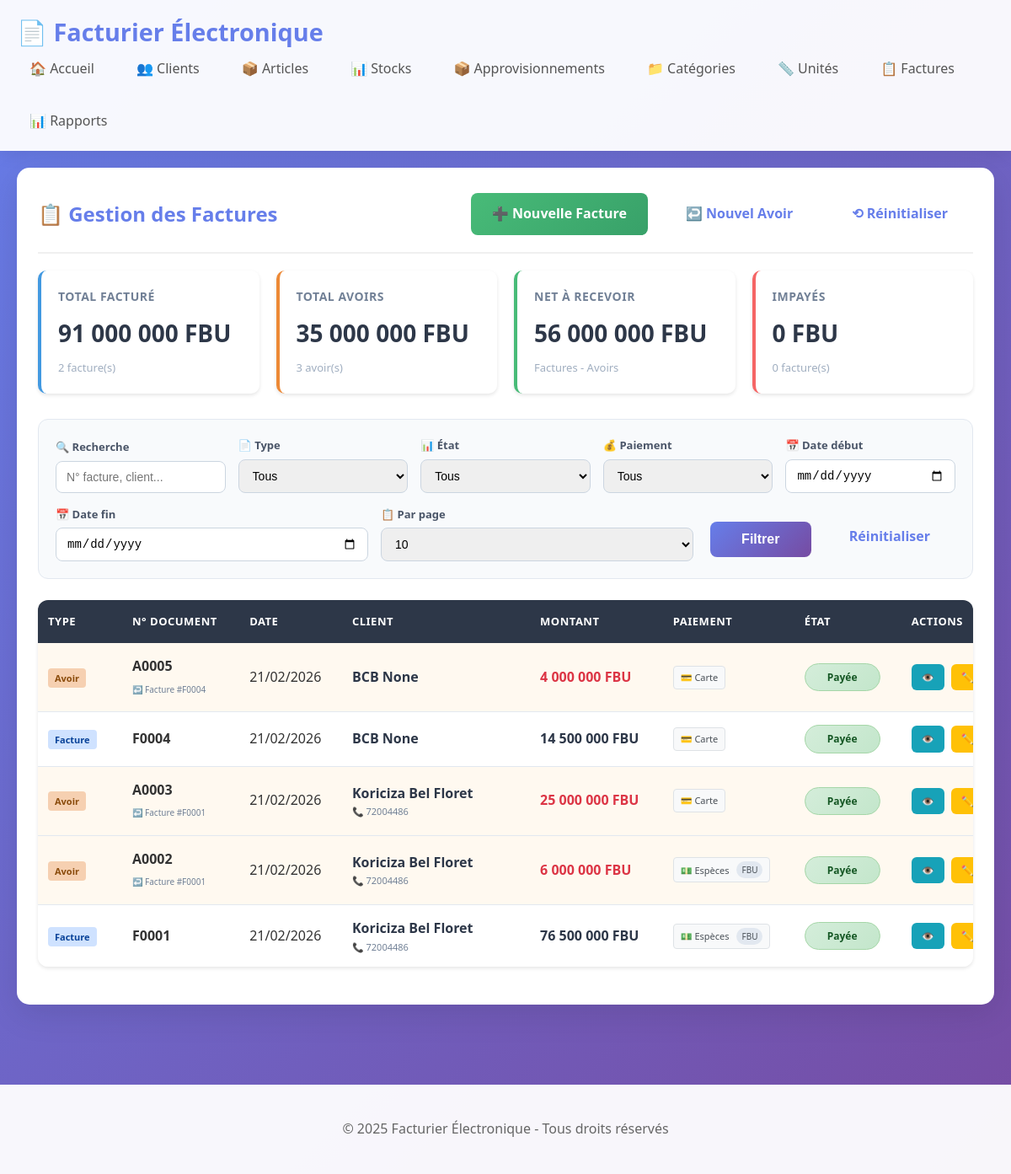
Screenshot of /factures with the database file from the repository.
### models.py (models this page shows, shortened)
class Facture(db.Model):
    __tablename__ = 'factures'
    id = db.Column(db.Integer, primary_key=True)
    numero = db.Column(db.String(20), unique=True)
    client_id = db.Column(db.Integer, db.ForeignKey('clients.id'))
    date_creation = db.Column(db.DateTime, default=datetime.utcnow)
    type_document = db.Column(db.String(20), default='facture')
    facture_originale_id = db.Column(db.Integer, db.ForeignKey('factures.id'), nullable=True)
    facture_originale = db.relationship('Facture', remote_side=[id], backref='avoirs')
    devise = db.Column(db.String(10), nullable=True)
    paiement = db.Column(db.String(50))
    etat = db.Column(db.String(50), default='En attente')
    total = db.Column(db.Float, default=0)
    notes = db.Column(db.Text)
    client = db.relationship('Client', back_populates='factures')
    lignes = db.relationship('LigneFacture', backref='facture', lazy=True, cascade='all, delete-orphan')

class Client(db.Model):
    __tablename__ = 'clients'
    id = db.Column(db.Integer, primary_key=True)
    type_client = db.Column(db.String(10), nullable=False, default='person')
    nom = db.Column(db.String(100), nullable=False)
    prenom = db.Column(db.String(100))
    quartier = db.Column(db.String(100))
    avenue = db.Column(db.String(100))
    numero = db.Column(db.String(20))
    nif = db.Column(db.String(50))
    telephone = db.Column(db.String(20))
    email = db.Column(db.String(100))
    date_creation = db.Column(db.DateTime, default=datetime.utcnow)
    factures = db.relationship('Facture', back_populates='client', lazy=True)

### app.py (the view, shortened to what this page needs)
@app.route('/factures')
def factures_list():
    page = request.args.get('page', 1, type=int)
    per_page = request.args.get('per_page', 10, type=int)
    search = request.args.get('search', '').strip()
    type_doc = request.args.get('type', '')
    etat = request.args.get('etat', '')
    paiement = request.args.get('paiement', '')
    date_debut = request.args.get('date_debut', '')
    date_fin = request.args.get('date_fin', '')
    query = Facture.query
    if type_doc:
        query = query.filter(Facture.type_document == type_doc)
    if etat:
        query = query.filter(Facture.etat == etat)
    if paiement:
        query = query.filter(Facture.paiement == paiement)
    if date_debut:
        try:
            date_debut_obj = datetime.strptime(date_debut, '%Y-%m-%d')
            query = query.filter(Facture.date_creation >= date_debut_obj)
        except ValueError:
            pass
    if date_fin:
        try:
            date_fin_obj = datetime.strptime(date_fin + ' 23:59:59', '%Y-%m-%d %H:%M:%S')
            query = query.filter(Facture.date_creation <= date_fin_obj)
        except ValueError:
            pass
    pagination = query.order_by(Facture.date_creation.desc()).paginate(
        page=page, per_page=per_page, error_out=False
    )
    factures = pagination.items
    all_factures = Facture.query.all()
    stats = {
        'total_facture': sum(f.total for f in all_factures if f.type_document == 'facture'),
        'total_avoir': sum(f.total for f in all_factures if f.type_document == 'avoir'),
        'total_net': sum(f.total for f in all_factures if f.type_document == 'facture') -
                     sum(f.total for f in all_factures if f.type_document == 'avoir'),
        'total_impaye': sum(f.total for f in all_factures if f.etat == 'En attente' and f.type_document == 'facture'),
        'nb_factures': Facture.query.filter_by(type_document='facture').count(),
        'nb_avoirs': Facture.query.filter_by(type_document='avoir').count(),
        'nb_impaye': Facture.query.filter_by(etat='En attente', type_document='facture').count()
    }
    return render_template(
        'factures_list.html',
        factures=factures,
        pagination=pagination,
        stats=stats,
        search_term=search,
        selected_type=type_doc,
        selected_etat=etat,
        selected_paiement=paiement,
        date_debut=date_debut,
        date_fin=date_fin,
        per_page=per_page
    )

### templates/factures_list.html (shortened to what this page needs)
{% extends "base.html" %}
{% block content %}
<div class="card">
    <div class="card-header">
        <h2>📋 Gestion des Factures</h2>
        <div class="toolbar-actions">
            <a href="{{ url_for('facture_new', type='facture') }}" class="btn btn-success">
                ➕ Nouvelle Facture
            </a>
            <a href="{{ url_for('facture_new', type='avoir') }}" class="btn btn-info">
                ↩️ Nouvel Avoir
            </a>
            <a href="{{ url_for('factures_list') }}" class="btn btn-secondary">
                ⟲ Réinitialiser
            </a>
        </div>
    </div>
    <div class="stats-cards">
        <div class="stat-card blue">
            <h4>Total Facturé</h4>
            <p class="stat-value">{{ "{:,.0f}".format(stats.total_facture).replace(',', ' ') }} FBU</p>
            <p class="stat-detail">{{ stats.nb_factures }} facture(s)</p>
        </div>
        <div class="stat-card orange">
            <h4>Total Avoirs</h4>
            <p class="stat-value">{{ "{:,.0f}".format(stats.total_avoir).replace(',', ' ') }} FBU</p>
            <p class="stat-detail">{{ stats.nb_avoirs }} avoir(s)</p>
        </div>
        <div class="stat-card green">
            <h4>Net à recevoir</h4>
            <p class="stat-value">{{ "{:,.0f}".format(stats.total_net).replace(',', ' ') }} FBU</p>
            <p class="stat-detail">Factures - Avoirs</p>
        </div>
        <div class="stat-card red">
            <h4>Impayés</h4>
            <p class="stat-value">{{ "{:,.0f}".format(stats.total_impaye).replace(',', ' ') }} FBU</p>
            <p class="stat-detail">{{ stats.nb_impaye }} facture(s)</p>
        </div>
    </div>
    <div class="filters-panel">
        <form method="GET" action="{{ url_for('factures_list') }}" id="filterForm">
            <div class="filter-row">
                <div class="filter-group">
                    <label for="search">🔍 Recherche</label>
                    <input type="text" id="search" name="search"
                           value="{{ search_term or '' }}"
                           placeholder="N° facture, client...">
                </div>
                <div class="filter-group">
                    <label for="type">📄 Type</label>
                    <select id="type" name="type">
                        <option value="">Tous</option>
                    </select>
                </div>
                <div class="filter-group">
                    <label for="etat">📊 État</label>
                    <select id="etat" name="etat">
                        <option value="">Tous</option>
                    </select>
                </div>
                <div class="filter-group">
                    <label for="paiement">💰 Paiement</label>
                    <select id="paiement" name="paiement">
                        <option value="">Tous</option>
                    </select>
                </div>
                <div class="filter-group">
                    <label for="date_debut">📅 Date début</label>
                    <input type="date" id="date_debut" name="date_debut" value="{{ date_debut or '' }}">
                </div>
                <div class="filter-group">
                    <label for="date_fin">📅 Date fin</label>
                    <input type="date" id="date_fin" name="date_fin" value="{{ date_fin or '' }}">
                </div>
                <div class="filter-group">
                    <label for="per_page">📋 Par page</label>
                    <select id="per_page" name="per_page">
                        <option value="10" {% if per_page == 10 %}selected{% endif %}>10</option>
                    </select>
                </div>
                <div class="filter-actions">
                    <button type="submit" class="btn btn-primary">Filtrer</button>
                    <a href="{{ url_for('factures_list') }}" class="btn btn-secondary">Réinitialiser</a>
                </div>
            </div>
        </form>
    </div>
    <div class="table-container">
        <table>
            <thead>
                <tr>
                    <th>Type</th>
                    <th>N° Document</th>
                    <th>Date</th>
                    <th>Client</th>
                    <th>Montant</th>
                    <th>Paiement</th>
                    <th>État</th>
                    <th>Actions</th>
                </tr>
            </thead>
            <tbody>
                {% for facture in factures %}
                <tr class="{% if facture.type_document == 'avoir' %}avoir-row{% endif %}">
                    <td>
                        {% if facture.type_document == 'avoir' %}
                            <span class="type-badge type-avoir">Avoir</span>
                        {% else %}
                            <span class="type-badge type-facture">Facture</span>
                        {% endif %}
                    </td>
                    <td>
                        <strong>{{ facture.numero or facture.id }}</strong>
                        {% if facture.type_document == 'avoir' and facture.facture_originale %}
                        <br>
                        <small style="font-size: 10px; color: #718096;">
                            ↩️ Facture #{{ facture.facture_originale.numero or facture.facture_originale.id }}
                        </small>
                        {% endif %}
                    </td>
                    <td>{{ facture.date_creation.strftime('%d/%m/%Y') if facture.date_creation else '-' }}</td>
                    <td>
                        <div class="client-info">
                            <span class="client-nom">{{ facture.client.nom }} {{ facture.client.prenom }}</span>
                            {% if facture.client.telephone %}
                            <span class="client-detail">📞 {{ facture.client.telephone }}</span>
                            {% endif %}
                        </div>
                    </td>
                    <td class="montant {% if facture.type_document == 'avoir' %}montant-avoir{% endif %}">
                        <strong>{{ "{:,.0f}".format(facture.total).replace(',', ' ') }} FBU</strong>
                    </td>
                    <td>
                        {% if facture.paiement %}
                            <span class="paiement-badge">
                                {% if facture.paiement == 'espèces' %}
                                    💵 Espèces
                                    {% if facture.devise %}
                                        <span class="devise-badge">{{ facture.devise }}</span>
                                    {% endif %}
                                {% elif facture.paiement == 'carte' %}
                                    💳 Carte
                                {% elif facture.paiement == 'crédit' %}
                                    📝 Crédit
                                {% elif facture.paiement == 'banque' %}
                                    🏦 Virement
                                {% elif facture.paiement == 'mobile' %}
                                    📱 Mobile money
                                {% else %}
                                    🔄 {{ facture.paiement }}
                                {% endif %}
                            </span>
                        {% else %}
                            <span class="paiement-badge">-</span>
                        {% endif %}
                    </td>
                    <td>
                        <span class="etat-badge
                            {% if facture.etat == 'Payée' %}etat-paye
                            {% elif facture.etat == 'Annulée' %}etat-annulee
                            {% else %}etat-attente{% endif %}">
                            {{ facture.etat }}
                        </span>
                    </td>
                    <td>
                        <div class="action-buttons">
                            <a href="{{ url_for('facture_detail', id=facture.id) }}"
                               class="btn-sm btn-info-sm" title="Voir détails">👁️</a>
                            {% if facture.etat != 'Annulée' %}
                                <a href="{{ url_for('facture_edit', id=facture.id) }}"
                                   class="btn-sm btn-warning-sm" title="Modifier">✏️</a>
                            {% endif %}
                        </div>
                    </td>
                </tr>
                {% endfor %}
            </tbody>
        </table>
    </div>
</div>
{% endblock %}

### static/style.css (style rules this page uses)
* { margin: 0; padding: 0; box-sizing: border-box; }
body { font-family: 'Segoe UI', Tahoma, Geneva, Verdana, sans-serif; line-height: 1.6; color: #333; background: linear-gradient(135deg, #667eea 0%, #764ba2 100%); min-height: 100vh; }
a { text-decoration: none; color: #667eea; }
.card { background: white; border-radius: 15px; padding: 25px; margin-bottom: 25px; box-shadow: 0 10px 40px rgba(0,0,0,0.1); transition: transform 0.3s; }
.card-header { display: flex; justify-content: space-between; align-items: center; flex-wrap: wrap; margin-bottom: 20px; padding-bottom: 15px; border-bottom: 2px solid #f0f0f0; }
.card-header h2 { color: #667eea; font-size: 1.5rem; }
table { width: 100%; border-collapse: collapse; background: white; }
th { background: #667eea; color: white; font-weight: 600; padding: 15px; text-align: left; }
td { padding: 15px; border-bottom: 1px solid #f0f0f0; }
label { display: block; margin-bottom: 8px; font-weight: 600; color: #555; }
input[type="text"], input[type="email"], input[type="number"], input[type="tel"], select, textarea { width: 100%; padding: 12px 15px; border: 2px solid #e0e0e0; border-radius: 8px; font-size: 16px; transition: all 0.3s; }
.btn { display: inline-block; padding: 12px 25px; border: none; border-radius: 8px; font-size: 16px; font-weight: 600; cursor: pointer; transition: all 0.3s; margin: 5px; text-align: center; min-width: 120px; }
.btn-primary { background: linear-gradient(135deg, #667eea 0%, #764ba2 100%); color: white; }
.btn-success { background: linear-gradient(135deg, #48bb78 0%, #38a169 100%); color: white; }
.btn-sm { padding: 8px 15px; font-size: 14px; min-width: auto; }

### rows the page displays
Facture: type_document "Avoir", numero "A0005", facture_originale "F0004", date_creation "21/02/2026", client.nom "BCB", client.prenom "None", total "4 000 000", paiement "💳 Carte", etat "Payée"
Facture: type_document "Facture", numero "F0004", date_creation "21/02/2026", client.nom "BCB", client.prenom "None", total "14 500 000", paiement "💳 Carte", etat "Payée"
Facture: type_document "Avoir", numero "A0003", facture_originale "F0001", date_creation "21/02/2026", client.nom "Koriciza", client.prenom "Bel Floret", client.telephone "72004486", total "25 000 000", paiement "💳 Carte", etat "Payée"
Facture: type_document "Avoir", numero "A0002", facture_originale "F0001", date_creation "21/02/2026", client.nom "Koriciza", client.prenom "Bel Floret", client.telephone "72004486", total "6 000 000", devise "FBU", etat "Payée"
Facture: type_document "Facture", numero "F0001", date_creation "21/02/2026", client.nom "Koriciza", client.prenom "Bel Floret", client.telephone "72004486", total "76 500 000", devise "FBU", etat "Payée"

### other values shown
{{ "{:,.0f}".format(stats.total_facture).replace(',', ' ') }} "91 000 000"
{{ stats.nb_factures }} "2"
{{ "{:,.0f}".format(stats.total_avoir).replace(',', ' ') }} "35 000 000"
{{ stats.nb_avoirs }} "3"
{{ "{:,.0f}".format(stats.total_net).replace(',', ' ') }} "56 000 000"
{{ "{:,.0f}".format(stats.total_impaye).replace(',', ' ') }} "0"
{{ stats.nb_impaye }} "0"
